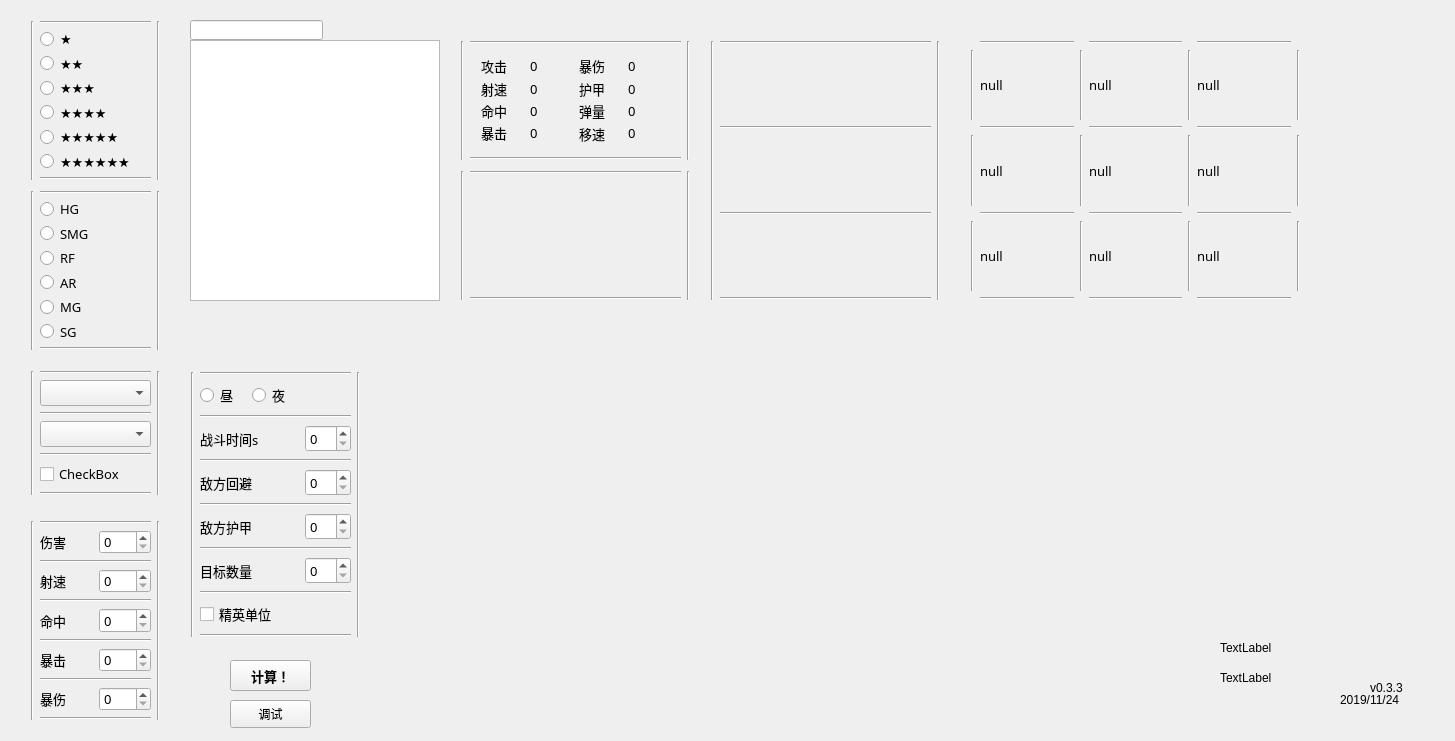
<?xml version="1.0" encoding="UTF-8"?>
<ui version="4.0">
 <class>calculation</class>
 <widget class="QMainWindow" name="calculation">
  <property name="geometry">
   <rect>
    <x>0</x>
    <y>0</y>
    <width>1455</width>
    <height>741</height>
   </rect>
  </property>
  <property name="windowTitle">
   <string>calculation</string>
  </property>
  <property name="tabShape">
   <enum>QTabWidget::Rounded</enum>
  </property>
  <widget class="QWidget" name="centralWidget">
   <widget class="QWidget" name="star_widget" native="true">
    <property name="geometry">
     <rect>
      <x>20</x>
      <y>10</y>
      <width>151</width>
      <height>181</height>
     </rect>
    </property>
    <property name="font">
     <font>
      <family>微软雅黑</family>
      <pointsize>10</pointsize>
     </font>
    </property>
    <layout class="QGridLayout" name="gridLayout">
     <item row="3" column="1">
      <widget class="QRadioButton" name="star_3">
       <property name="text">
        <string>★★★</string>
       </property>
      </widget>
     </item>
     <item row="5" column="1">
      <widget class="QRadioButton" name="star_5">
       <property name="text">
        <string>★★★★★</string>
       </property>
      </widget>
     </item>
     <item row="0" column="1">
      <widget class="Line" name="line_24">
       <property name="orientation">
        <enum>Qt::Horizontal</enum>
       </property>
      </widget>
     </item>
     <item row="7" column="1">
      <widget class="Line" name="line_25">
       <property name="orientation">
        <enum>Qt::Horizontal</enum>
       </property>
      </widget>
     </item>
     <item row="2" column="1">
      <widget class="QRadioButton" name="star_2">
       <property name="text">
        <string>★★</string>
       </property>
      </widget>
     </item>
     <item row="4" column="1">
      <widget class="QRadioButton" name="star_4">
       <property name="text">
        <string>★★★★</string>
       </property>
      </widget>
     </item>
     <item row="6" column="1">
      <widget class="QRadioButton" name="star_6">
       <property name="text">
        <string>★★★★★★</string>
       </property>
      </widget>
     </item>
     <item row="1" column="1">
      <widget class="QRadioButton" name="star_1">
       <property name="text">
        <string>★</string>
       </property>
      </widget>
     </item>
     <item row="0" column="0" rowspan="8">
      <widget class="Line" name="line_31">
       <property name="orientation">
        <enum>Qt::Vertical</enum>
       </property>
      </widget>
     </item>
     <item row="0" column="2" rowspan="8">
      <widget class="Line" name="line_26">
       <property name="orientation">
        <enum>Qt::Vertical</enum>
       </property>
      </widget>
     </item>
    </layout>
   </widget>
   <widget class="QWidget" name="type_widget" native="true">
    <property name="geometry">
     <rect>
      <x>20</x>
      <y>180</y>
      <width>151</width>
      <height>181</height>
     </rect>
    </property>
    <property name="font">
     <font>
      <family>微软雅黑</family>
      <pointsize>10</pointsize>
      <weight>50</weight>
      <bold>false</bold>
     </font>
    </property>
    <layout class="QGridLayout" name="gridLayout_2">
     <item row="1" column="1">
      <widget class="QRadioButton" name="type_HG">
       <property name="text">
        <string>HG</string>
       </property>
      </widget>
     </item>
     <item row="5" column="1">
      <widget class="QRadioButton" name="type_MG">
       <property name="text">
        <string>MG</string>
       </property>
      </widget>
     </item>
     <item row="4" column="1">
      <widget class="QRadioButton" name="type_AR">
       <property name="text">
        <string>AR</string>
       </property>
      </widget>
     </item>
     <item row="0" column="2" rowspan="8">
      <widget class="Line" name="line_27">
       <property name="orientation">
        <enum>Qt::Vertical</enum>
       </property>
      </widget>
     </item>
     <item row="6" column="1">
      <widget class="QRadioButton" name="type_SG">
       <property name="text">
        <string>SG</string>
       </property>
      </widget>
     </item>
     <item row="2" column="1">
      <widget class="QRadioButton" name="type_SMG">
       <property name="text">
        <string>SMG</string>
       </property>
      </widget>
     </item>
     <item row="0" column="0" rowspan="8">
      <widget class="Line" name="line_28">
       <property name="orientation">
        <enum>Qt::Vertical</enum>
       </property>
      </widget>
     </item>
     <item row="7" column="1">
      <widget class="Line" name="line_30">
       <property name="orientation">
        <enum>Qt::Horizontal</enum>
       </property>
      </widget>
     </item>
     <item row="0" column="1">
      <widget class="Line" name="line_29">
       <property name="orientation">
        <enum>Qt::Horizontal</enum>
       </property>
      </widget>
     </item>
     <item row="3" column="1">
      <widget class="QRadioButton" name="type_RF">
       <property name="text">
        <string>RF</string>
       </property>
      </widget>
     </item>
    </layout>
   </widget>
   <widget class="QListWidget" name="name_listWidget">
    <property name="geometry">
     <rect>
      <x>190</x>
      <y>40</y>
      <width>250</width>
      <height>261</height>
     </rect>
    </property>
    <property name="font">
     <font>
      <family>微软雅黑</family>
      <pointsize>10</pointsize>
     </font>
    </property>
   </widget>
   <widget class="QLineEdit" name="name_lineEdit">
    <property name="geometry">
     <rect>
      <x>190</x>
      <y>20</y>
      <width>133</width>
      <height>20</height>
     </rect>
    </property>
    <property name="font">
     <font>
      <family>黑体</family>
     </font>
    </property>
   </widget>
   <widget class="QWidget" name="doll_information" native="true">
    <property name="geometry">
     <rect>
      <x>450</x>
      <y>160</y>
      <width>251</width>
      <height>151</height>
     </rect>
    </property>
    <property name="font">
     <font>
      <family>微软雅黑</family>
     </font>
    </property>
    <layout class="QGridLayout" name="gridLayout_11">
     <item row="0" column="1">
      <widget class="Line" name="line_42">
       <property name="orientation">
        <enum>Qt::Horizontal</enum>
       </property>
      </widget>
     </item>
     <item row="1" column="1">
      <widget class="QWidget" name="specialdoll_widget" native="true"/>
     </item>
     <item row="2" column="1">
      <widget class="Line" name="line_22">
       <property name="orientation">
        <enum>Qt::Horizontal</enum>
       </property>
      </widget>
     </item>
     <item row="0" column="2" rowspan="3">
      <widget class="Line" name="line_40">
       <property name="orientation">
        <enum>Qt::Vertical</enum>
       </property>
      </widget>
     </item>
     <item row="0" column="0" rowspan="3">
      <widget class="Line" name="line_41">
       <property name="orientation">
        <enum>Qt::Vertical</enum>
       </property>
      </widget>
     </item>
    </layout>
   </widget>
   <widget class="QWidget" name="equipment_widget" native="true">
    <property name="geometry">
     <rect>
      <x>700</x>
      <y>30</y>
      <width>251</width>
      <height>281</height>
     </rect>
    </property>
    <property name="font">
     <font>
      <family>微软雅黑</family>
      <pointsize>10</pointsize>
     </font>
    </property>
    <layout class="QGridLayout" name="gridLayout_9">
     <item row="5" column="1">
      <widget class="QWidget" name="equip_third" native="true">
       <widget class="QLabel" name="equip_third_label">
        <property name="geometry">
         <rect>
          <x>3</x>
          <y>40</y>
          <width>211</width>
          <height>31</height>
         </rect>
        </property>
        <property name="font">
         <font>
          <family>微软雅黑</family>
          <pointsize>8</pointsize>
         </font>
        </property>
        <property name="text">
         <string/>
        </property>
       </widget>
      </widget>
     </item>
     <item row="0" column="1">
      <widget class="Line" name="line_19">
       <property name="orientation">
        <enum>Qt::Horizontal</enum>
       </property>
      </widget>
     </item>
     <item row="6" column="1">
      <widget class="Line" name="line_23">
       <property name="orientation">
        <enum>Qt::Horizontal</enum>
       </property>
      </widget>
     </item>
     <item row="4" column="1">
      <widget class="Line" name="line_20">
       <property name="orientation">
        <enum>Qt::Horizontal</enum>
       </property>
      </widget>
     </item>
     <item row="3" column="1">
      <widget class="QWidget" name="equip_second" native="true">
       <widget class="QLabel" name="equip_second_label">
        <property name="geometry">
         <rect>
          <x>0</x>
          <y>40</y>
          <width>211</width>
          <height>31</height>
         </rect>
        </property>
        <property name="font">
         <font>
          <family>微软雅黑</family>
          <pointsize>8</pointsize>
         </font>
        </property>
        <property name="text">
         <string/>
        </property>
       </widget>
      </widget>
     </item>
     <item row="1" column="1">
      <widget class="QWidget" name="equip_first" native="true">
       <widget class="QLabel" name="equip_first_label">
        <property name="geometry">
         <rect>
          <x>0</x>
          <y>40</y>
          <width>211</width>
          <height>31</height>
         </rect>
        </property>
        <property name="font">
         <font>
          <family>微软雅黑</family>
          <pointsize>8</pointsize>
         </font>
        </property>
        <property name="text">
         <string/>
        </property>
       </widget>
      </widget>
     </item>
     <item row="2" column="1">
      <widget class="Line" name="line_21">
       <property name="orientation">
        <enum>Qt::Horizontal</enum>
       </property>
      </widget>
     </item>
     <item row="0" column="0" rowspan="7">
      <widget class="Line" name="line_17">
       <property name="orientation">
        <enum>Qt::Vertical</enum>
       </property>
      </widget>
     </item>
     <item row="0" column="2" rowspan="7">
      <widget class="Line" name="line_18">
       <property name="orientation">
        <enum>Qt::Vertical</enum>
       </property>
      </widget>
     </item>
    </layout>
   </widget>
   <widget class="QWidget" name="nine_widget" native="true">
    <property name="geometry">
     <rect>
      <x>960</x>
      <y>30</y>
      <width>351</width>
      <height>281</height>
     </rect>
    </property>
    <property name="font">
     <font>
      <family>微软雅黑</family>
      <pointsize>10</pointsize>
     </font>
    </property>
    <property name="tabletTracking">
     <bool>false</bool>
    </property>
    <layout class="QGridLayout" name="gridLayout_3">
     <item row="1" column="0">
      <widget class="Line" name="line_2">
       <property name="orientation">
        <enum>Qt::Vertical</enum>
       </property>
      </widget>
     </item>
     <item row="5" column="0">
      <widget class="Line" name="line_3">
       <property name="orientation">
        <enum>Qt::Vertical</enum>
       </property>
      </widget>
     </item>
     <item row="2" column="5">
      <widget class="Line" name="line_10">
       <property name="orientation">
        <enum>Qt::Horizontal</enum>
       </property>
      </widget>
     </item>
     <item row="6" column="3">
      <widget class="Line" name="line_12">
       <property name="orientation">
        <enum>Qt::Horizontal</enum>
       </property>
      </widget>
     </item>
     <item row="3" column="3">
      <widget class="QLabel" name="position_5">
       <property name="text">
        <string>null</string>
       </property>
      </widget>
     </item>
     <item row="0" column="1">
      <widget class="Line" name="line_14">
       <property name="orientation">
        <enum>Qt::Horizontal</enum>
       </property>
      </widget>
     </item>
     <item row="1" column="3">
      <widget class="QLabel" name="position_2">
       <property name="text">
        <string>null</string>
       </property>
      </widget>
     </item>
     <item row="6" column="5">
      <widget class="Line" name="line_13">
       <property name="orientation">
        <enum>Qt::Horizontal</enum>
       </property>
      </widget>
     </item>
     <item row="5" column="3">
      <widget class="QLabel" name="position_8">
       <property name="text">
        <string>null</string>
       </property>
      </widget>
     </item>
     <item row="6" column="1">
      <widget class="Line" name="line_11">
       <property name="orientation">
        <enum>Qt::Horizontal</enum>
       </property>
      </widget>
     </item>
     <item row="4" column="1">
      <widget class="Line" name="line_7">
       <property name="orientation">
        <enum>Qt::Horizontal</enum>
       </property>
      </widget>
     </item>
     <item row="3" column="1">
      <widget class="QLabel" name="position_4">
       <property name="text">
        <string>null</string>
       </property>
      </widget>
     </item>
     <item row="5" column="4">
      <widget class="Line" name="line_32">
       <property name="orientation">
        <enum>Qt::Vertical</enum>
       </property>
      </widget>
     </item>
     <item row="2" column="3">
      <widget class="Line" name="line_5">
       <property name="sizePolicy">
        <sizepolicy hsizetype="Minimum" vsizetype="Fixed">
         <horstretch>0</horstretch>
         <verstretch>0</verstretch>
        </sizepolicy>
       </property>
       <property name="orientation">
        <enum>Qt::Horizontal</enum>
       </property>
      </widget>
     </item>
     <item row="3" column="5">
      <widget class="QLabel" name="position_6">
       <property name="text">
        <string>null</string>
       </property>
      </widget>
     </item>
     <item row="5" column="1">
      <widget class="QLabel" name="position_7">
       <property name="text">
        <string>null</string>
       </property>
      </widget>
     </item>
     <item row="4" column="3">
      <widget class="Line" name="line_8">
       <property name="orientation">
        <enum>Qt::Horizontal</enum>
       </property>
      </widget>
     </item>
     <item row="5" column="5">
      <widget class="QLabel" name="position_9">
       <property name="text">
        <string>null</string>
       </property>
      </widget>
     </item>
     <item row="3" column="0">
      <widget class="Line" name="line">
       <property name="orientation">
        <enum>Qt::Vertical</enum>
       </property>
      </widget>
     </item>
     <item row="2" column="1">
      <widget class="Line" name="line_6">
       <property name="orientation">
        <enum>Qt::Horizontal</enum>
       </property>
      </widget>
     </item>
     <item row="5" column="2">
      <widget class="Line" name="line_4">
       <property name="orientation">
        <enum>Qt::Vertical</enum>
       </property>
      </widget>
     </item>
     <item row="1" column="5">
      <widget class="QLabel" name="position_3">
       <property name="text">
        <string>null</string>
       </property>
      </widget>
     </item>
     <item row="0" column="5">
      <widget class="Line" name="line_16">
       <property name="orientation">
        <enum>Qt::Horizontal</enum>
       </property>
      </widget>
     </item>
     <item row="0" column="3">
      <widget class="Line" name="line_15">
       <property name="orientation">
        <enum>Qt::Horizontal</enum>
       </property>
      </widget>
     </item>
     <item row="4" column="5">
      <widget class="Line" name="line_9">
       <property name="orientation">
        <enum>Qt::Horizontal</enum>
       </property>
      </widget>
     </item>
     <item row="1" column="1">
      <widget class="QLabel" name="position_1">
       <property name="text">
        <string>null</string>
       </property>
       <property name="wordWrap">
        <bool>true</bool>
       </property>
      </widget>
     </item>
     <item row="5" column="6">
      <widget class="Line" name="line_33">
       <property name="orientation">
        <enum>Qt::Vertical</enum>
       </property>
      </widget>
     </item>
     <item row="3" column="2">
      <widget class="Line" name="line_34">
       <property name="orientation">
        <enum>Qt::Vertical</enum>
       </property>
      </widget>
     </item>
     <item row="3" column="4">
      <widget class="Line" name="line_35">
       <property name="orientation">
        <enum>Qt::Vertical</enum>
       </property>
      </widget>
     </item>
     <item row="3" column="6">
      <widget class="Line" name="line_36">
       <property name="orientation">
        <enum>Qt::Vertical</enum>
       </property>
      </widget>
     </item>
     <item row="1" column="2">
      <widget class="Line" name="line_37">
       <property name="orientation">
        <enum>Qt::Vertical</enum>
       </property>
      </widget>
     </item>
     <item row="1" column="4">
      <widget class="Line" name="line_38">
       <property name="orientation">
        <enum>Qt::Vertical</enum>
       </property>
      </widget>
     </item>
     <item row="1" column="6">
      <widget class="Line" name="line_39">
       <property name="orientation">
        <enum>Qt::Vertical</enum>
       </property>
      </widget>
     </item>
    </layout>
   </widget>
   <widget class="QWidget" name="fairy_widget" native="true">
    <property name="geometry">
     <rect>
      <x>20</x>
      <y>360</y>
      <width>151</width>
      <height>151</height>
     </rect>
    </property>
    <property name="font">
     <font>
      <family>微软雅黑</family>
      <pointsize>10</pointsize>
     </font>
    </property>
    <layout class="QGridLayout" name="gridLayout_10">
     <item row="3" column="1">
      <widget class="Line" name="line_44">
       <property name="orientation">
        <enum>Qt::Horizontal</enum>
       </property>
      </widget>
     </item>
     <item row="5" column="1">
      <widget class="Line" name="line_45">
       <property name="orientation">
        <enum>Qt::Horizontal</enum>
       </property>
      </widget>
     </item>
     <item row="6" column="1">
      <widget class="QCheckBox" name="fairy_skill_checkBox">
       <property name="font">
        <font>
         <family>微软雅黑</family>
         <pointsize>10</pointsize>
        </font>
       </property>
       <property name="text">
        <string>CheckBox</string>
       </property>
      </widget>
     </item>
     <item row="1" column="1">
      <widget class="Line" name="line_43">
       <property name="orientation">
        <enum>Qt::Horizontal</enum>
       </property>
      </widget>
     </item>
     <item row="2" column="1">
      <widget class="QComboBox" name="fairy_comboBox"/>
     </item>
     <item row="4" column="1">
      <widget class="QComboBox" name="fairy_gift_comboBox"/>
     </item>
     <item row="7" column="1">
      <widget class="Line" name="line_46">
       <property name="orientation">
        <enum>Qt::Horizontal</enum>
       </property>
      </widget>
     </item>
     <item row="1" column="2" rowspan="7">
      <widget class="Line" name="line_47">
       <property name="orientation">
        <enum>Qt::Vertical</enum>
       </property>
      </widget>
     </item>
     <item row="1" column="0" rowspan="7">
      <widget class="Line" name="line_48">
       <property name="orientation">
        <enum>Qt::Vertical</enum>
       </property>
      </widget>
     </item>
    </layout>
   </widget>
   <widget class="QWidget" name="condition_widget" native="true">
    <property name="geometry">
     <rect>
      <x>180</x>
      <y>360</y>
      <width>191</width>
      <height>297</height>
     </rect>
    </property>
    <property name="font">
     <font>
      <family>微软雅黑</family>
      <pointsize>10</pointsize>
     </font>
    </property>
    <layout class="QGridLayout" name="gridLayout_4">
     <item row="1" column="1">
      <widget class="QRadioButton" name="day_radioButton">
       <property name="minimumSize">
        <size>
         <width>0</width>
         <height>0</height>
        </size>
       </property>
       <property name="text">
        <string>昼</string>
       </property>
      </widget>
     </item>
     <item row="0" column="0" rowspan="13">
      <widget class="Line" name="line_57">
       <property name="orientation">
        <enum>Qt::Vertical</enum>
       </property>
      </widget>
     </item>
     <item row="12" column="1" colspan="3">
      <widget class="Line" name="line_55">
       <property name="orientation">
        <enum>Qt::Horizontal</enum>
       </property>
      </widget>
     </item>
     <item row="8" column="1" colspan="3">
      <widget class="Line" name="line_53">
       <property name="orientation">
        <enum>Qt::Horizontal</enum>
       </property>
      </widget>
     </item>
     <item row="2" column="1" colspan="3">
      <widget class="Line" name="line_50">
       <property name="orientation">
        <enum>Qt::Horizontal</enum>
       </property>
      </widget>
     </item>
     <item row="3" column="1" colspan="2">
      <widget class="QLabel" name="time_label">
       <property name="text">
        <string>战斗时间s</string>
       </property>
      </widget>
     </item>
     <item row="6" column="1" colspan="3">
      <widget class="Line" name="line_52">
       <property name="orientation">
        <enum>Qt::Horizontal</enum>
       </property>
      </widget>
     </item>
     <item row="1" column="2">
      <widget class="QRadioButton" name="night_radioButton">
       <property name="text">
        <string>夜</string>
       </property>
      </widget>
     </item>
     <item row="5" column="3">
      <widget class="QSpinBox" name="dodge_spinBox"/>
     </item>
     <item row="9" column="1" colspan="2">
      <widget class="QLabel" name="target_label">
       <property name="text">
        <string>目标数量</string>
       </property>
      </widget>
     </item>
     <item row="5" column="1" colspan="2">
      <widget class="QLabel" name="dodge_label">
       <property name="text">
        <string>敌方回避</string>
       </property>
      </widget>
     </item>
     <item row="7" column="1" colspan="2">
      <widget class="QLabel" name="armor_label">
       <property name="text">
        <string>敌方护甲</string>
       </property>
      </widget>
     </item>
     <item row="4" column="1" colspan="3">
      <widget class="Line" name="line_51">
       <property name="orientation">
        <enum>Qt::Horizontal</enum>
       </property>
      </widget>
     </item>
     <item row="7" column="3">
      <widget class="QSpinBox" name="armor_spinBox"/>
     </item>
     <item row="0" column="4" rowspan="13">
      <widget class="Line" name="line_56">
       <property name="orientation">
        <enum>Qt::Vertical</enum>
       </property>
      </widget>
     </item>
     <item row="0" column="1" colspan="3">
      <widget class="Line" name="line_49">
       <property name="orientation">
        <enum>Qt::Horizontal</enum>
       </property>
      </widget>
     </item>
     <item row="9" column="3">
      <widget class="QSpinBox" name="target_spinBox"/>
     </item>
     <item row="10" column="1" colspan="3">
      <widget class="Line" name="line_54">
       <property name="orientation">
        <enum>Qt::Horizontal</enum>
       </property>
      </widget>
     </item>
     <item row="11" column="1" colspan="3">
      <widget class="QCheckBox" name="elite_checkBox">
       <property name="minimumSize">
        <size>
         <width>120</width>
         <height>0</height>
        </size>
       </property>
       <property name="text">
        <string>精英单位</string>
       </property>
      </widget>
     </item>
     <item row="3" column="3">
      <widget class="QSpinBox" name="time_spinBox">
       <property name="minimumSize">
        <size>
         <width>0</width>
         <height>0</height>
        </size>
       </property>
      </widget>
     </item>
    </layout>
   </widget>
   <widget class="QPushButton" name="Go_pushButton">
    <property name="geometry">
     <rect>
      <x>230</x>
      <y>660</y>
      <width>81</width>
      <height>31</height>
     </rect>
    </property>
    <property name="font">
     <font>
      <family>微软雅黑</family>
      <pointsize>10</pointsize>
      <weight>75</weight>
      <bold>true</bold>
     </font>
    </property>
    <property name="text">
     <string>计算！</string>
    </property>
   </widget>
   <widget class="QWidget" name="cloth_widget" native="true">
    <property name="geometry">
     <rect>
      <x>370</x>
      <y>320</y>
      <width>820</width>
      <height>400</height>
     </rect>
    </property>
   </widget>
   <widget class="QWidget" name="terminal_damage" native="true">
    <property name="geometry">
     <rect>
      <x>1210</x>
      <y>320</y>
      <width>211</width>
      <height>301</height>
     </rect>
    </property>
    <property name="font">
     <font>
      <family>微软雅黑</family>
     </font>
    </property>
   </widget>
   <widget class="QWidget" name="current_damage" native="true">
    <property name="geometry">
     <rect>
      <x>1210</x>
      <y>630</y>
      <width>101</width>
      <height>81</height>
     </rect>
    </property>
    <widget class="QLabel" name="label_of">
     <property name="geometry">
      <rect>
       <x>10</x>
       <y>10</y>
       <width>72</width>
       <height>15</height>
      </rect>
     </property>
     <property name="text">
      <string>TextLabel</string>
     </property>
    </widget>
    <widget class="QLabel" name="label_out">
     <property name="geometry">
      <rect>
       <x>10</x>
       <y>40</y>
       <width>72</width>
       <height>15</height>
      </rect>
     </property>
     <property name="text">
      <string>TextLabel</string>
     </property>
    </widget>
   </widget>
   <widget class="QWidget" name="buff_widget" native="true">
    <property name="geometry">
     <rect>
      <x>20</x>
      <y>510</y>
      <width>151</width>
      <height>221</height>
     </rect>
    </property>
    <property name="font">
     <font>
      <family>微软雅黑</family>
      <pointsize>10</pointsize>
     </font>
    </property>
    <layout class="QGridLayout" name="gridLayout_5">
     <item row="2" column="1" colspan="2">
      <widget class="Line" name="line_59">
       <property name="orientation">
        <enum>Qt::Horizontal</enum>
       </property>
      </widget>
     </item>
     <item row="0" column="0" rowspan="11">
      <widget class="Line" name="line_63">
       <property name="orientation">
        <enum>Qt::Vertical</enum>
       </property>
      </widget>
     </item>
     <item row="3" column="1">
      <widget class="QLabel" name="buff_fire_rate_label">
       <property name="text">
        <string>射速</string>
       </property>
      </widget>
     </item>
     <item row="0" column="1" colspan="2">
      <widget class="Line" name="line_58">
       <property name="orientation">
        <enum>Qt::Horizontal</enum>
       </property>
      </widget>
     </item>
     <item row="1" column="2">
      <widget class="QSpinBox" name="buff_attack_spinBox">
       <property name="maximum">
        <number>99</number>
       </property>
       <property name="singleStep">
        <number>5</number>
       </property>
      </widget>
     </item>
     <item row="10" column="1" colspan="2">
      <widget class="Line" name="line_61">
       <property name="orientation">
        <enum>Qt::Horizontal</enum>
       </property>
      </widget>
     </item>
     <item row="3" column="2">
      <widget class="QSpinBox" name="buff_fire_rate_spinBox"/>
     </item>
     <item row="4" column="1" colspan="2">
      <widget class="Line" name="line_60">
       <property name="orientation">
        <enum>Qt::Horizontal</enum>
       </property>
      </widget>
     </item>
     <item row="7" column="1">
      <widget class="QLabel" name="buff_crit_per_label">
       <property name="text">
        <string>暴击</string>
       </property>
      </widget>
     </item>
     <item row="0" column="3" rowspan="11">
      <widget class="Line" name="line_62">
       <property name="orientation">
        <enum>Qt::Vertical</enum>
       </property>
      </widget>
     </item>
     <item row="9" column="1">
      <widget class="QLabel" name="buff_crit_dam_label">
       <property name="text">
        <string>暴伤</string>
       </property>
      </widget>
     </item>
     <item row="5" column="2">
      <widget class="QSpinBox" name="buff_hit_spinBox"/>
     </item>
     <item row="1" column="1">
      <widget class="QLabel" name="buff_attack_label">
       <property name="text">
        <string>伤害</string>
       </property>
      </widget>
     </item>
     <item row="5" column="1">
      <widget class="QLabel" name="buff_hit_label">
       <property name="text">
        <string>命中</string>
       </property>
      </widget>
     </item>
     <item row="8" column="1" colspan="2">
      <widget class="Line" name="line_65">
       <property name="orientation">
        <enum>Qt::Horizontal</enum>
       </property>
      </widget>
     </item>
     <item row="6" column="1" colspan="2">
      <widget class="Line" name="line_64">
       <property name="orientation">
        <enum>Qt::Horizontal</enum>
       </property>
      </widget>
     </item>
     <item row="7" column="2">
      <widget class="QSpinBox" name="buff_crit_per_spinBox"/>
     </item>
     <item row="9" column="2">
      <widget class="QSpinBox" name="buff_crit_dam_spinBox"/>
     </item>
    </layout>
   </widget>
   <widget class="QWidget" name="widget" native="true">
    <property name="geometry">
     <rect>
      <x>450</x>
      <y>30</y>
      <width>251</width>
      <height>141</height>
     </rect>
    </property>
    <property name="font">
     <font>
      <family>微软雅黑</family>
      <pointsize>10</pointsize>
     </font>
    </property>
    <layout class="QGridLayout" name="gridLayout_6">
     <item row="0" column="1">
      <widget class="Line" name="line_66">
       <property name="orientation">
        <enum>Qt::Horizontal</enum>
       </property>
      </widget>
     </item>
     <item row="1" column="1">
      <widget class="QWidget" name="doll_info_show" native="true">
       <layout class="QGridLayout" name="gridLayout_7">
        <property name="topMargin">
         <number>6</number>
        </property>
        <property name="bottomMargin">
         <number>6</number>
        </property>
        <property name="horizontalSpacing">
         <number>7</number>
        </property>
        <property name="verticalSpacing">
         <number>3</number>
        </property>
        <item row="0" column="3">
         <widget class="QLabel" name="attribute_crit_dam">
          <property name="text">
           <string>0</string>
          </property>
         </widget>
        </item>
        <item row="1" column="1">
         <widget class="QLabel" name="attribute_fire_rate">
          <property name="text">
           <string>0</string>
          </property>
         </widget>
        </item>
        <item row="2" column="2">
         <widget class="QLabel" name="show_bullet_num">
          <property name="text">
           <string>弹量</string>
          </property>
         </widget>
        </item>
        <item row="2" column="3">
         <widget class="QLabel" name="attribute_bullet_num">
          <property name="text">
           <string>0</string>
          </property>
         </widget>
        </item>
        <item row="1" column="0">
         <widget class="QLabel" name="show_fire_rate">
          <property name="text">
           <string>射速</string>
          </property>
         </widget>
        </item>
        <item row="1" column="2">
         <widget class="QLabel" name="show_armor">
          <property name="text">
           <string>护甲</string>
          </property>
         </widget>
        </item>
        <item row="3" column="0">
         <widget class="QLabel" name="show_crit_per">
          <property name="text">
           <string>暴击</string>
          </property>
         </widget>
        </item>
        <item row="3" column="1">
         <widget class="QLabel" name="attribute_crit_per">
          <property name="text">
           <string>0</string>
          </property>
         </widget>
        </item>
        <item row="0" column="0">
         <widget class="QLabel" name="show_attack">
          <property name="text">
           <string>攻击</string>
          </property>
         </widget>
        </item>
        <item row="0" column="2">
         <widget class="QLabel" name="show_crit_dam">
          <property name="text">
           <string>暴伤</string>
          </property>
         </widget>
        </item>
        <item row="2" column="0">
         <widget class="QLabel" name="show_hit">
          <property name="text">
           <string>命中</string>
          </property>
         </widget>
        </item>
        <item row="0" column="1">
         <widget class="QLabel" name="attribute_attack">
          <property name="text">
           <string>0</string>
          </property>
         </widget>
        </item>
        <item row="1" column="3">
         <widget class="QLabel" name="attribute_armor">
          <property name="text">
           <string>0</string>
          </property>
         </widget>
        </item>
        <item row="2" column="1">
         <widget class="QLabel" name="attribute_hit">
          <property name="text">
           <string>0</string>
          </property>
         </widget>
        </item>
        <item row="3" column="3">
         <widget class="QLabel" name="attribute_move">
          <property name="text">
           <string>0</string>
          </property>
         </widget>
        </item>
        <item row="3" column="2" rowspan="2">
         <widget class="QLabel" name="show_move">
          <property name="text">
           <string>移速</string>
          </property>
         </widget>
        </item>
       </layout>
      </widget>
     </item>
     <item row="2" column="1">
      <widget class="Line" name="line_67">
       <property name="orientation">
        <enum>Qt::Horizontal</enum>
       </property>
      </widget>
     </item>
     <item row="0" column="0" rowspan="3">
      <widget class="Line" name="line_69">
       <property name="orientation">
        <enum>Qt::Vertical</enum>
       </property>
      </widget>
     </item>
     <item row="0" column="2" rowspan="3">
      <widget class="Line" name="line_68">
       <property name="orientation">
        <enum>Qt::Vertical</enum>
       </property>
      </widget>
     </item>
    </layout>
   </widget>
   <widget class="QPushButton" name="debug_button">
    <property name="geometry">
     <rect>
      <x>230</x>
      <y>700</y>
      <width>81</width>
      <height>28</height>
     </rect>
    </property>
    <property name="text">
     <string>调试</string>
    </property>
   </widget>
   <widget class="QLabel" name="label">
    <property name="geometry">
     <rect>
      <x>1370</x>
      <y>680</y>
      <width>72</width>
      <height>15</height>
     </rect>
    </property>
    <property name="text">
     <string>v0.3.3</string>
    </property>
   </widget>
   <widget class="QLabel" name="label_2">
    <property name="geometry">
     <rect>
      <x>1340</x>
      <y>690</y>
      <width>91</width>
      <height>20</height>
     </rect>
    </property>
    <property name="text">
     <string>2019/11/24</string>
    </property>
   </widget>
  </widget>
 </widget>
 <layoutdefault spacing="6" margin="11"/>
 <resources/>
 <connections/>
</ui>
